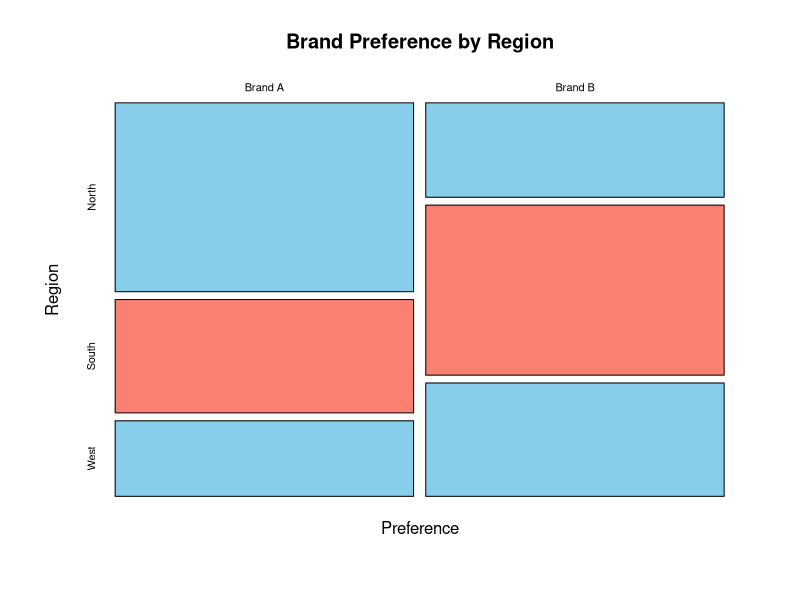
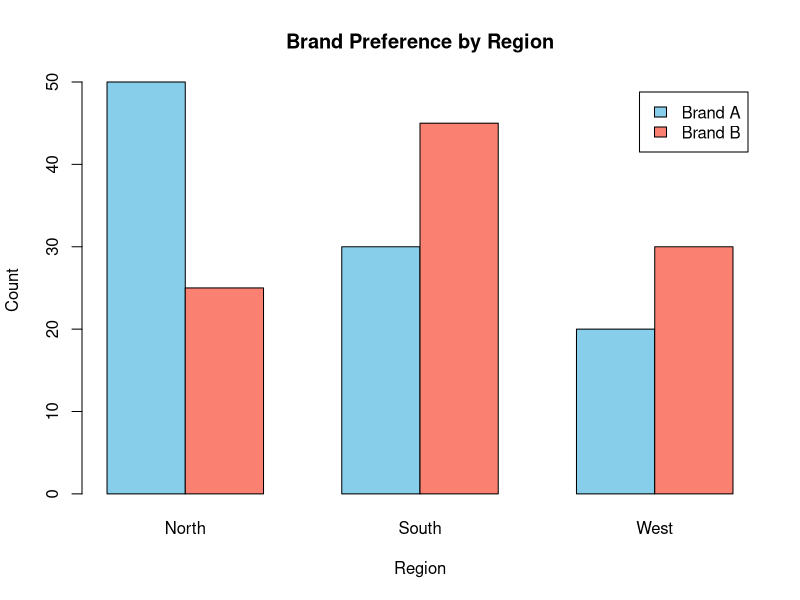

Write the R code that produced these figures, in order.

# rows = product preference, columns = region
preference_table <- matrix(c(50, 30, 20,
                              25, 45, 30),
                            nrow = 2, byrow = TRUE,
                            dimnames = list(Preference = c("Brand A", "Brand B"),
                                             Region = c("North", "South", "West")))
print(preference_table)

chisq_result <- chisq.test(preference_table)
chisq_result

# --- chart: mosaic plot - box sizes show relative frequency, making it
# easy to see whether preference "looks" independent of region ---
mosaicplot(preference_table, main = "Brand Preference by Region",
           color = c("skyblue", "salmon"))

# --- chart: grouped bar chart as an alternative view of the same table ---
barplot(preference_table, beside = TRUE, col = c("skyblue", "salmon"),
         legend.text = TRUE, main = "Brand Preference by Region",
         xlab = "Region", ylab = "Count")
